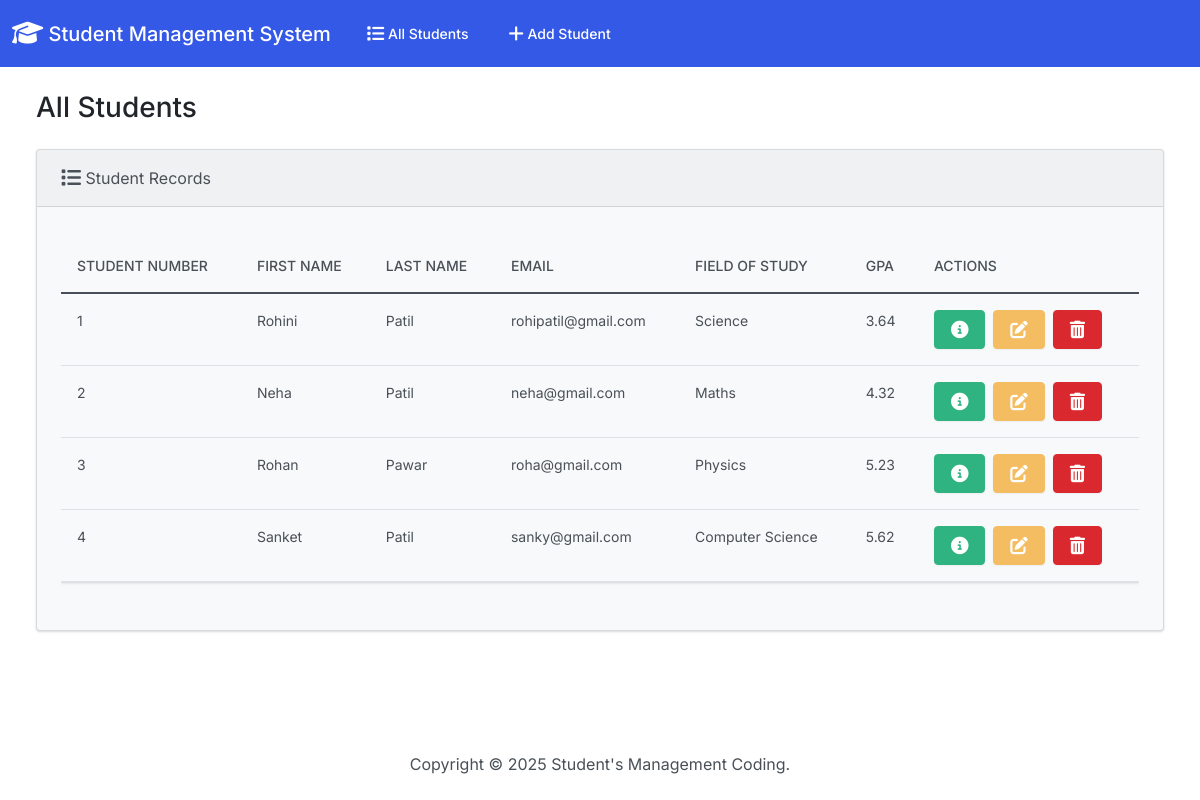
The page / on the database its author committed.
### students/models.py (models this page shows, shortened)
class Student(models.Model):
    student_no = models.PositiveIntegerField()
    first_name = models.CharField(max_length=50)
    last_name = models.CharField(max_length=50)
    email = models.EmailField(max_length=100)
    field_of_study = models.CharField(max_length=50)
    gpa = models.FloatField()

### students/views.py (the view)
# urls.py: path('', views.index, name='index'),
def index(request):
    return render(request, 'students/index.html', {
        'students': Student.objects.all()
    })

### students/templates/students/index.html (shortened to what this page needs)
{% extends "students/base.html" %}
{% block body %}
<h3 class="m-4">All Students</h3>
<div class="row">
  <div class="col-12">
    {% if students %}
    <div class="card bg-light ms-4 me-4 mb-4">
      <div class="card-header">
        <i class="fa-solid fa-list fa-lg"></i> Student Records
      </div>
      <div class="card-body">
        <p class="card-text">
          <div class="table-responsive">
            <table class="table table-hover">
              <thead>
                <tr>
                  <th scope="col">Student Number</th>
                  <th scope="col">First Name</th>
                  <th scope="col">Last Name</th>
                  <th scope="col">Email</th>
                  <th scope="col">Field of Study</th>
                  <th scope="col">GPA</th>
                  <th scope="col">Actions</th>
                </tr>
              </thead>
              <tbody>
                {% for student in students %}
                  <tr>
                    <td>{{ student.student_no }}</td>
                    <td>{{ student.first_name }}</td>
                    <td>{{ student.last_name }}</td>
                    <td>{{ student.email }}</td>
                    <td>{{ student.field_of_study }}</td>
                    <td>{{ student.gpa }}</td>
                    <td>
                      <button type="button" class="btn btn-success me-1" href="{% url 'view_student' student.id %}" data-bs-toggle="modal" data-bs-target="#myModal{{student.id}}">
                      </button>
                      <a class="btn btn-warning me-1" href="{% url 'edit' student.id %}">
                      </a>
                      <button type="button" class="btn btn-danger" data-bs-toggle="modal" data-bs-target="#delete{{student.id}}">
                      </button>
                    </td>
                  </tr>
                {% endfor %}
              </tbody>
            </table>
          </div>
        </p>
      </div>
    </div>
    {% else %}
      <h5 class="alert alert-primary ms-4 me-4">No Student Records</h5>
    {% endif %}
  </div>
</div>
{% endblock %}

### students/templates/students/base.html (shortened to what this page needs)
{% load static %}
<!DOCTYPE html>
<html lang="en">
    <head>
        <link rel="stylesheet" href="https://cdnjs.cloudflare.com/ajax/libs/font-awesome/6.7.2/css/all.min.css"/>
        <link href="{% static 'css/bootstrap.min.css' %}" rel="stylesheet">
        <body class="d-flex flex-column min-vh-100">
            <nav class="navbar navbar-expand-lg navbar-dark bg-primary">
                <div class="container-fluid">
                    <a class="navbar-brand" href="{% url 'index' %}">
                        <i class="fa-solid fa-graduation-cap fa-lg"></i> Student Management System
                    </a>
                <div class="collapse navbar-collapse" id="navbarColo01">
                    <ul class="navbar-nav me-auto">
                        <li class="nav-item">
                            <a class="nav-link" href="{% url 'index' %}">
                                 All Students
                            </a>
                        </li>
                        <li class="nav-item">
                            <a class="nav-link" href="{% url 'add' %}">
                                 Add Student
                            </a>
                        </li>
                    </ul>
                </div>
                </div>
            </nav>
            <div class="container-fluid">
                {% block body %}
                {% endblock %}
            </div>
            <footer class="mt-auto mb-4">
                <div class="text-center">
                    <span>
                        Copyright &copy; <script>document.write(new Date().getFullYear())</script> Student's Management Coding.
                    </span>
                </div>
            </footer>
        </body>
    </head>
</html>

### rows shown on the page
Student: student_no "1", first_name "Rohini", last_name "Patil", email "rohipatil@gmail.com", field_of_study "Science", gpa "3.64"
Student: student_no "2", first_name "Neha", last_name "Patil", email "neha@gmail.com", field_of_study "Maths", gpa "4.32"
Student: student_no "3", first_name "Rohan", last_name "Pawar", email "roha@gmail.com", field_of_study "Physics", gpa "5.23"
Student: student_no "4", first_name "Sanket", last_name "Patil", email "sanky@gmail.com", field_of_study "Computer Science", gpa "5.62"
